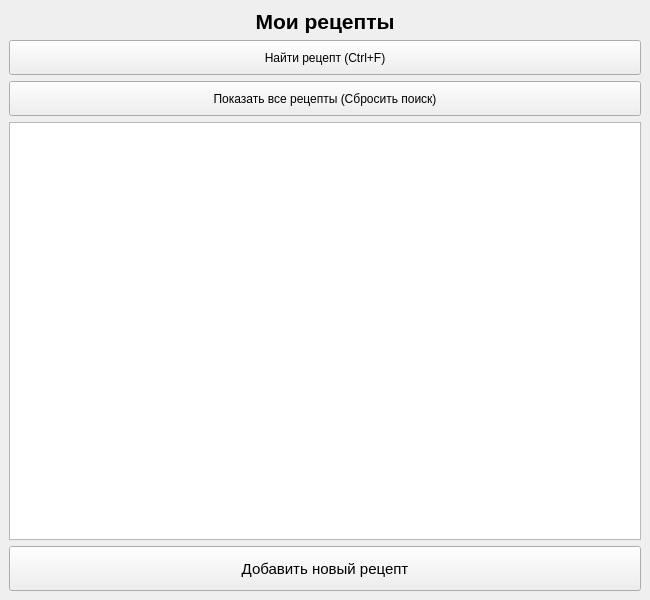
<?xml version="1.0" encoding="UTF-8"?>
<ui version="4.0">
 <class>MainWindow</class>
 <widget class="QMainWindow" name="MainWindow">
  <property name="geometry">
   <rect>
    <x>0</x>
    <y>0</y>
    <width>650</width>
    <height>600</height>
   </rect>
  </property>
  <property name="windowTitle">
   <string>Кулинарная книга и калькулятор калорий</string>
  </property>
  <widget class="QWidget" name="centralwidget">
   <layout class="QVBoxLayout" name="verticalLayout">
    <item>
     <widget class="QLabel" name="labelTitle">
      <property name="font">
       <font>
        <pointsize>16</pointsize>
        <bold>true</bold>
       </font>
      </property>
      <property name="text">
       <string>Мои рецепты</string>
      </property>
      <property name="alignment">
       <set>Qt::AlignCenter</set>
      </property>
     </widget>
    </item>
    <item>
     <widget class="QPushButton" name="btnSearch">
      <property name="minimumSize">
       <size>
        <width>0</width>
        <height>35</height>
       </size>
      </property>
      <property name="text">
       <string>Найти рецепт (Ctrl+F)</string>
      </property>
     </widget>
    </item>
    <item>
     <widget class="QPushButton" name="btnResetSearch">
      <property name="visible">
       <bool>false</bool>
      </property>
      <property name="minimumSize">
       <size>
        <width>0</width>
        <height>35</height>
       </size>
      </property>
      <property name="text">
       <string>Показать все рецепты (Сбросить поиск)</string>
      </property>
     </widget>
    </item>
    <item>
     <widget class="QListWidget" name="listWidget">
      <property name="font">
       <font>
        <pointsize>12</pointsize>
       </font>
      </property>
     </widget>
    </item>
    <item>
     <widget class="QPushButton" name="btnAdd">
      <property name="minimumSize">
       <size>
        <width>0</width>
        <height>45</height>
       </size>
      </property>
      <property name="font">
       <font>
        <pointsize>11</pointsize>
       </font>
      </property>
      <property name="text">
       <string>Добавить новый рецепт</string>
      </property>
     </widget>
    </item>
   </layout>
  </widget>
 </widget>
 <resources/>
 <connections/>
</ui>
